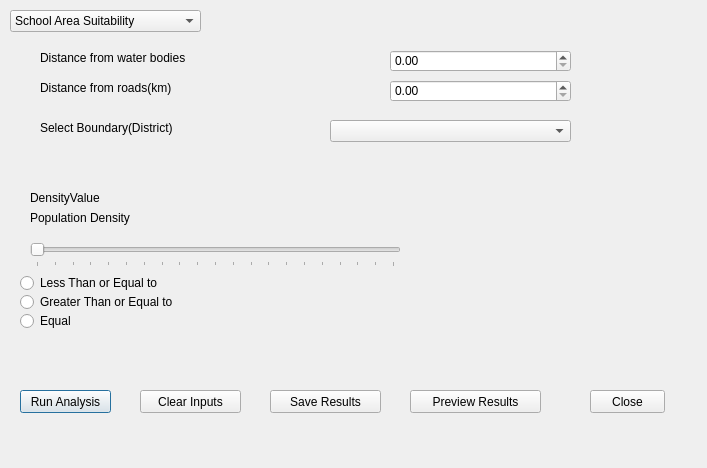
<?xml version="1.0" encoding="UTF-8"?>
<ui version="4.0">
 <class>sliderDensity</class>
 <widget class="QDialog" name="sliderDensity">
  <property name="geometry">
   <rect>
    <x>0</x>
    <y>0</y>
    <width>707</width>
    <height>468</height>
   </rect>
  </property>
  <property name="windowTitle">
   <string>Suitability Analyser</string>
  </property>
  <widget class="QComboBox" name="comboBoxTitle">
   <property name="geometry">
    <rect>
     <x>10</x>
     <y>10</y>
     <width>191</width>
     <height>22</height>
    </rect>
   </property>
   <property name="toolTip">
    <string>School Area Suitability, Shopping Mall, or Hospital</string>
   </property>
   <item>
    <property name="text">
     <string>School Area Suitability</string>
    </property>
   </item>
   <item>
    <property name="text">
     <string>Shopping Mall</string>
    </property>
   </item>
   <item>
    <property name="text">
     <string>Hospital</string>
    </property>
   </item>
  </widget>
  <widget class="QComboBox" name="comboBoxBoundary">
   <property name="geometry">
    <rect>
     <x>330</x>
     <y>120</y>
     <width>241</width>
     <height>22</height>
    </rect>
   </property>
  </widget>
  <widget class="QPushButton" name="buttonRunAnalysis">
   <property name="geometry">
    <rect>
     <x>20</x>
     <y>390</y>
     <width>91</width>
     <height>23</height>
    </rect>
   </property>
   <property name="text">
    <string>Run Analysis</string>
   </property>
  </widget>
  <widget class="QPushButton" name="buttonClearInputs">
   <property name="geometry">
    <rect>
     <x>140</x>
     <y>390</y>
     <width>101</width>
     <height>23</height>
    </rect>
   </property>
   <property name="text">
    <string>Clear Inputs</string>
   </property>
  </widget>
  <widget class="QPushButton" name="buttoSaveResults">
   <property name="geometry">
    <rect>
     <x>270</x>
     <y>390</y>
     <width>111</width>
     <height>23</height>
    </rect>
   </property>
   <property name="text">
    <string>Save Results</string>
   </property>
  </widget>
  <widget class="QPushButton" name="buttonPreviewResults">
   <property name="geometry">
    <rect>
     <x>410</x>
     <y>390</y>
     <width>131</width>
     <height>23</height>
    </rect>
   </property>
   <property name="text">
    <string>Preview Results</string>
   </property>
  </widget>
  <widget class="QPushButton" name="buttonClose">
   <property name="geometry">
    <rect>
     <x>590</x>
     <y>390</y>
     <width>75</width>
     <height>23</height>
    </rect>
   </property>
   <property name="text">
    <string>Close</string>
   </property>
  </widget>
  <widget class="QDoubleSpinBox" name="doubleSpinBox">
   <property name="geometry">
    <rect>
     <x>390</x>
     <y>50</y>
     <width>181</width>
     <height>22</height>
    </rect>
   </property>
  </widget>
  <widget class="QDoubleSpinBox" name="doubleSpinBox_2">
   <property name="geometry">
    <rect>
     <x>390</x>
     <y>80</y>
     <width>181</width>
     <height>22</height>
    </rect>
   </property>
  </widget>
  <widget class="QLabel" name="label_2">
   <property name="geometry">
    <rect>
     <x>40</x>
     <y>50</y>
     <width>164</width>
     <height>16</height>
    </rect>
   </property>
   <property name="text">
    <string>Distance from water bodies</string>
   </property>
  </widget>
  <widget class="QLabel" name="labelRoads">
   <property name="geometry">
    <rect>
     <x>40</x>
     <y>80</y>
     <width>149</width>
     <height>16</height>
    </rect>
   </property>
   <property name="text">
    <string>Distance from roads(km)</string>
   </property>
  </widget>
  <widget class="QLabel" name="labelBoundary">
   <property name="geometry">
    <rect>
     <x>40</x>
     <y>120</y>
     <width>152</width>
     <height>16</height>
    </rect>
   </property>
   <property name="text">
    <string>Select Boundary(District)</string>
   </property>
  </widget>
  <widget class="QRadioButton" name="radioButtonGreater_2">
   <property name="geometry">
    <rect>
     <x>20</x>
     <y>292</y>
     <width>171</width>
     <height>20</height>
    </rect>
   </property>
   <property name="text">
    <string>Greater Than or Equal to</string>
   </property>
  </widget>
  <widget class="QRadioButton" name="radioButtonLess_2">
   <property name="geometry">
    <rect>
     <x>20</x>
     <y>273</y>
     <width>154</width>
     <height>20</height>
    </rect>
   </property>
   <property name="text">
    <string>Less Than or Equal to</string>
   </property>
  </widget>
  <widget class="QRadioButton" name="radioButtonEqual_2">
   <property name="geometry">
    <rect>
     <x>20</x>
     <y>311</y>
     <width>58</width>
     <height>20</height>
    </rect>
   </property>
   <property name="text">
    <string>Equal</string>
   </property>
  </widget>
  <widget class="QLabel" name="labelDensityValue_2">
   <property name="geometry">
    <rect>
     <x>30</x>
     <y>190</y>
     <width>78</width>
     <height>16</height>
    </rect>
   </property>
   <property name="text">
    <string>DensityValue</string>
   </property>
  </widget>
  <widget class="QSlider" name="sliderDensity_3">
   <property name="geometry">
    <rect>
     <x>30</x>
     <y>240</y>
     <width>371</width>
     <height>27</height>
    </rect>
   </property>
   <property name="maximum">
    <number>100</number>
   </property>
   <property name="orientation">
    <enum>Qt::Horizontal</enum>
   </property>
   <property name="tickPosition">
    <enum>QSlider::TicksBelow</enum>
   </property>
   <property name="tickInterval">
    <number>5</number>
   </property>
  </widget>
  <widget class="QLabel" name="labelPopulationDensity_2">
   <property name="geometry">
    <rect>
     <x>30</x>
     <y>210</y>
     <width>112</width>
     <height>16</height>
    </rect>
   </property>
   <property name="text">
    <string>Population Density</string>
   </property>
  </widget>
 </widget>
 <resources/>
 <connections/>
</ui>
